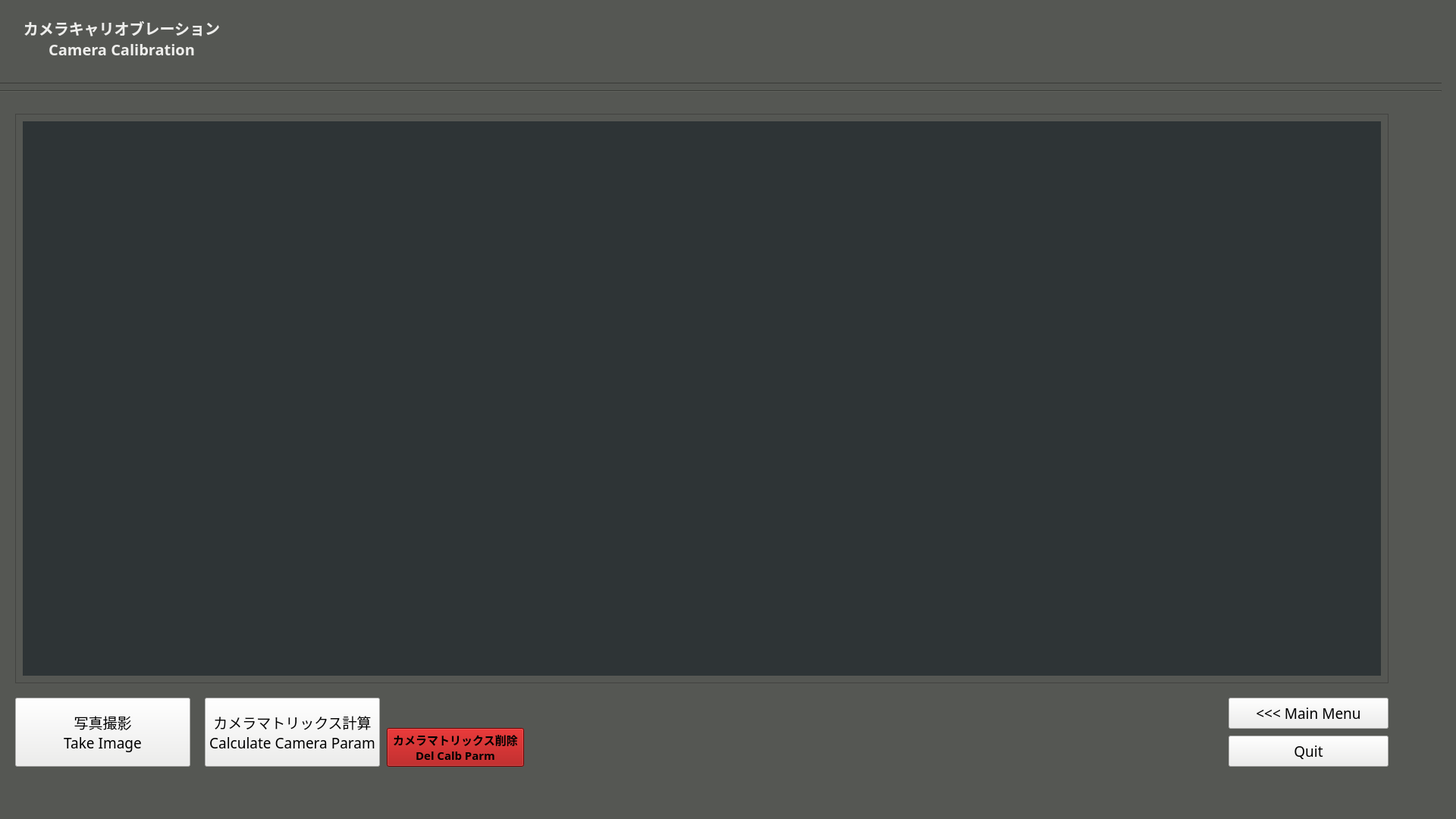
<?xml version="1.0" encoding="UTF-8"?>
<ui version="4.0">
 <class>cameracalibWindow</class>
 <widget class="QMainWindow" name="cameracalibWindow">
  <property name="enabled">
   <bool>true</bool>
  </property>
  <property name="geometry">
   <rect>
    <x>0</x>
    <y>0</y>
    <width>1920</width>
    <height>1080</height>
   </rect>
  </property>
  <property name="windowTitle">
   <string>MainWindow</string>
  </property>
  <property name="styleSheet">
   <string notr="true">background-color: rgb(85, 87, 83);</string>
  </property>
  <widget class="QWidget" name="cameracalibWidget">
   <property name="enabled">
    <bool>true</bool>
   </property>
   <widget class="Line" name="line_1">
    <property name="geometry">
     <rect>
      <x>0</x>
      <y>100</y>
      <width>1901</width>
      <height>20</height>
     </rect>
    </property>
    <property name="orientation">
     <enum>Qt::Horizontal</enum>
    </property>
   </widget>
   <widget class="Line" name="line_2">
    <property name="geometry">
     <rect>
      <x>0</x>
      <y>110</y>
      <width>1901</width>
      <height>20</height>
     </rect>
    </property>
    <property name="orientation">
     <enum>Qt::Horizontal</enum>
    </property>
   </widget>
   <widget class="QLabel" name="label_2">
    <property name="geometry">
     <rect>
      <x>20</x>
      <y>10</y>
      <width>281</width>
      <height>81</height>
     </rect>
    </property>
    <property name="font">
     <font>
      <family>Ubuntu Mono</family>
      <pointsize>15</pointsize>
      <weight>75</weight>
      <bold>true</bold>
     </font>
    </property>
    <property name="styleSheet">
     <string notr="true">color: rgb(238, 238, 236);</string>
    </property>
    <property name="text">
     <string>カメラキャリオブレーション 
Camera Calibration</string>
    </property>
    <property name="alignment">
     <set>Qt::AlignCenter</set>
    </property>
   </widget>
   <widget class="QPushButton" name="takeimagebutton">
    <property name="geometry">
     <rect>
      <x>20</x>
      <y>920</y>
      <width>231</width>
      <height>91</height>
     </rect>
    </property>
    <property name="font">
     <font>
      <family>Ubuntu Mono</family>
      <pointsize>14</pointsize>
     </font>
    </property>
    <property name="styleSheet">
     <string notr="true">background-color: rgb(238, 238, 236);</string>
    </property>
    <property name="text">
     <string>写真撮影
Take Image</string>
    </property>
   </widget>
   <widget class="QFrame" name="frame">
    <property name="geometry">
     <rect>
      <x>20</x>
      <y>150</y>
      <width>1811</width>
      <height>751</height>
     </rect>
    </property>
    <property name="frameShape">
     <enum>QFrame::StyledPanel</enum>
    </property>
    <property name="frameShadow">
     <enum>QFrame::Raised</enum>
    </property>
    <widget class="QLabel" name="cameraFrame">
     <property name="geometry">
      <rect>
       <x>10</x>
       <y>10</y>
       <width>1791</width>
       <height>731</height>
      </rect>
     </property>
     <property name="styleSheet">
      <string notr="true">background-color: rgb(46, 52, 54);</string>
     </property>
     <property name="text">
      <string/>
     </property>
     <property name="alignment">
      <set>Qt::AlignCenter</set>
     </property>
    </widget>
   </widget>
   <widget class="QPushButton" name="mainmenubutton">
    <property name="geometry">
     <rect>
      <x>1620</x>
      <y>920</y>
      <width>211</width>
      <height>41</height>
     </rect>
    </property>
    <property name="font">
     <font>
      <family>Ubuntu Mono</family>
      <pointsize>14</pointsize>
     </font>
    </property>
    <property name="styleSheet">
     <string notr="true">background-color: rgb(238, 238, 236);</string>
    </property>
    <property name="text">
     <string>&lt;&lt;&lt; Main Menu</string>
    </property>
   </widget>
   <widget class="QPushButton" name="quitbutton">
    <property name="geometry">
     <rect>
      <x>1620</x>
      <y>970</y>
      <width>211</width>
      <height>41</height>
     </rect>
    </property>
    <property name="font">
     <font>
      <family>Ubuntu Mono</family>
      <pointsize>14</pointsize>
     </font>
    </property>
    <property name="styleSheet">
     <string notr="true">background-color: rgb(238, 238, 236);</string>
    </property>
    <property name="text">
     <string>Quit</string>
    </property>
   </widget>
   <widget class="QPushButton" name="calculatebutton">
    <property name="geometry">
     <rect>
      <x>270</x>
      <y>920</y>
      <width>231</width>
      <height>91</height>
     </rect>
    </property>
    <property name="font">
     <font>
      <family>Ubuntu Mono</family>
      <pointsize>14</pointsize>
     </font>
    </property>
    <property name="styleSheet">
     <string notr="true">background-color: rgb(238, 238, 236);</string>
    </property>
    <property name="text">
     <string>カメラマトリックス計算
Calculate Camera Param</string>
    </property>
   </widget>
   <widget class="QPushButton" name="delcalbbutton">
    <property name="geometry">
     <rect>
      <x>510</x>
      <y>960</y>
      <width>181</width>
      <height>51</height>
     </rect>
    </property>
    <property name="font">
     <font>
      <family>Ubuntu Mono</family>
      <pointsize>11</pointsize>
      <weight>75</weight>
      <italic>false</italic>
      <bold>true</bold>
      <stylestrategy>PreferAntialias</stylestrategy>
     </font>
    </property>
    <property name="autoFillBackground">
     <bool>false</bool>
    </property>
    <property name="styleSheet">
     <string notr="true">background-color: rgb(164, 0, 0);</string>
    </property>
    <property name="text">
     <string>カメラマトリックス削除 
Del Calb Parm</string>
    </property>
    <property name="checkable">
     <bool>false</bool>
    </property>
   </widget>
  </widget>
  <widget class="QMenuBar" name="menubar">
   <property name="geometry">
    <rect>
     <x>0</x>
     <y>0</y>
     <width>1920</width>
     <height>22</height>
    </rect>
   </property>
  </widget>
  <widget class="QStatusBar" name="statusbar"/>
 </widget>
 <resources/>
 <connections/>
</ui>
